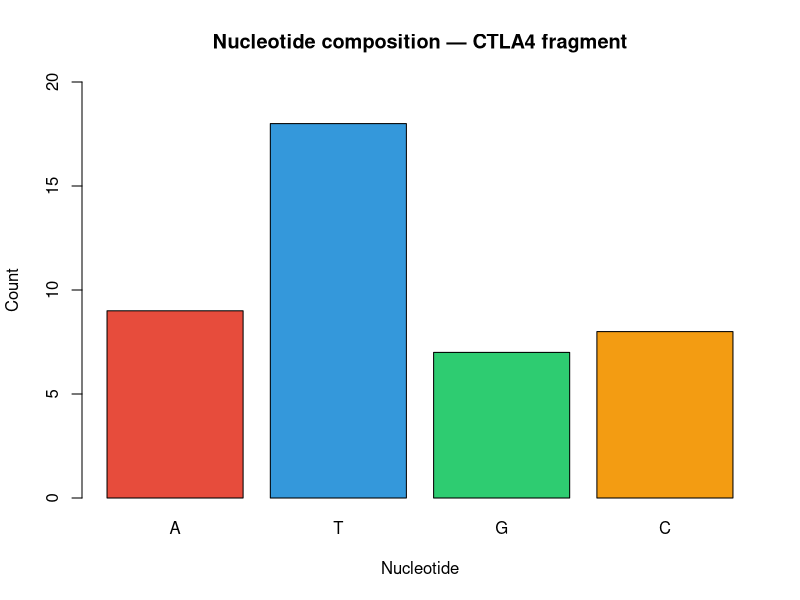
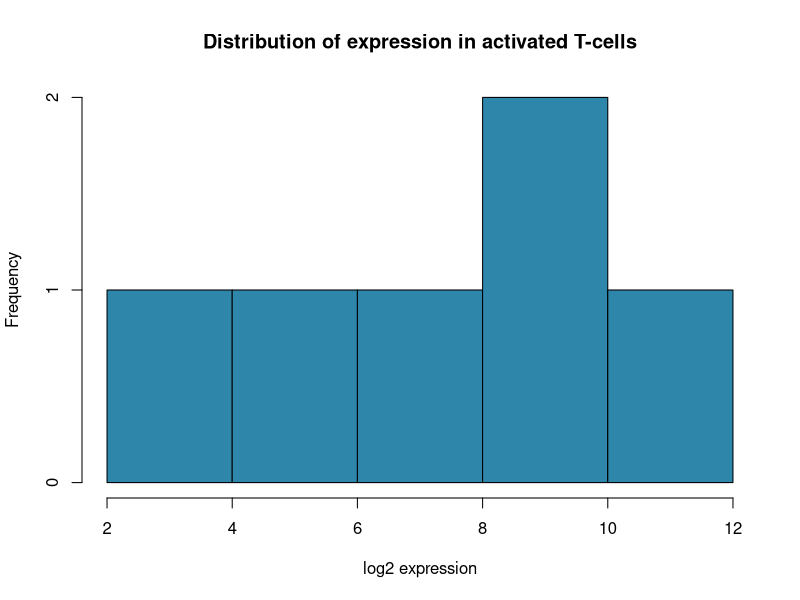
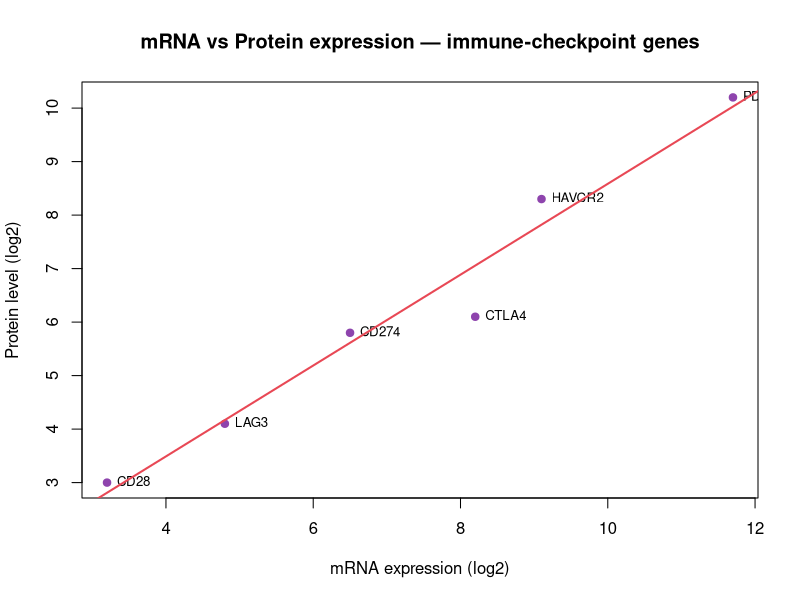
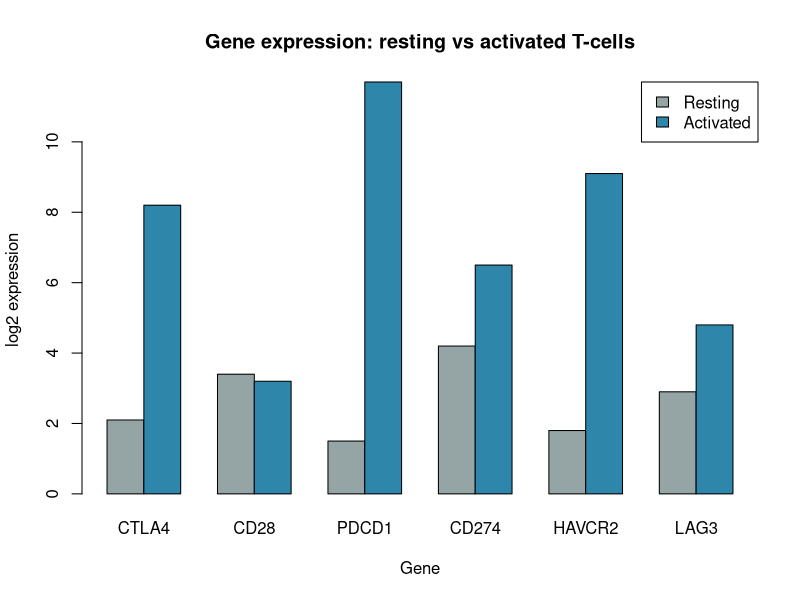

Here is the R script that generated these plots, in order: (Note: this script raises an error after producing the figures.)
# ==============================================================
# Introduction to R & RStudio — Genomics Exercises (CTLA4)
# No packages required — base R only
# Run line by line in RStudio: Ctrl+Enter / Cmd+Enter
# Oct 8, 2026
# ==============================================================


# ──────────────────────────────────────────────────────────────
# PART 1 — R BASICS
# ──────────────────────────────────────────────────────────────

# --- 1.1 The console as a calculator ---

# Number of base pairs in the human genome (approximate)
3200000000

# How many chromosome pairs does a human have?
23 * 2

# Average gene length in base pairs
27000 / 1

# Percentage of the genome that is protein-coding
(20000 * 1500) / 3200000000 * 100

# EXERCISE 1.1: The CTLA4 gene spans ~6,000 bp on chromosome 2.
# The human genome has ~3,200,000,000 bp.
# What percentage of the genome does CTLA4 occupy?
# Write a single R expression.


# --- 1.2 Variables ---

# Store key numbers about CTLA4
gene_name   <- "CTLA4"
chromosome  <- 2
gene_length <- 6000          # base pairs
exon_count  <- 4

# Print a variable — just type its name
gene_name
chromosome

# Or use print() explicitly
print(gene_length)

# EXERCISE 1.2: Create variables for:
#   - mrna_length: 933 nucleotides (CTLA4 coding sequence)
#   - protein_length: 223 amino acids
#   Verify that mrna_length / 3 equals protein_length
#   (account for the stop codon — is it exact? Why or why not?)


# --- 1.3 Data types ---

# numeric — numbers
gc_content <- 0.587           # 58.7% GC in CTLA4 exon 1
class(gc_content)             # "numeric"

# character — text (always in quotes)
sequence <- "ATGCTTCTGCTT"
class(sequence)               # "character"

# logical — TRUE or FALSE
is_oncogene  <- FALSE
is_expressed <- TRUE
class(is_oncogene)            # "logical"

# integer — whole numbers
n_exons <- 4L                 # the L suffix makes it an integer
class(n_exons)                # "integer"

# EXERCISE 1.3: What class is "58.7"? What class is 58.7?
# Are they the same? Use class() to check, then explain why
# the distinction matters when doing arithmetic.


# --- 1.4 Basic string operations ---

seq <- "ATGCTTCTGCTTTTGCTTTTAATGGTCAGTACCTGTAACTAA"

# How many characters (nucleotides)?
nchar(seq)

# Extract a substring: first codon
substring(seq, 1, 3)          # "ATG" — start codon

# Convert to upper or lower case
toupper("atgctt")
tolower(seq)

# Does the sequence contain a stop codon TAA?
grepl("TAA", seq)             # TRUE

# EXERCISE 1.4: Using substring(), extract the last three
# nucleotides of seq (the stop codon).
# Hint: use nchar(seq) to find the last position.


# ──────────────────────────────────────────────────────────────
# PART 2 — VECTORS
# ──────────────────────────────────────────────────────────────

# --- 2.1 Creating vectors ---

# c() combines values into a vector
nucleotides <- c("A", "T", "G", "C")

# Expression levels (log2) for 6 immune genes
expression <- c(8.2, 3.4, 11.7, 6.5, 9.1, 4.8)

# Chromosomes that carry immune-checkpoint genes
checkpoint_chr <- c(2, 9, 10, 1, 3)

# A sequence of positions
positions <- 1:10              # shorthand for c(1,2,3,...,10)


# --- 2.2 Naming a vector ---

gene_expr <- c(8.2, 3.4, 11.7, 6.5, 9.1, 4.8)
names(gene_expr) <- c("CTLA4", "CD28", "PDCD1", "CD274", "HAVCR2", "LAG3")
gene_expr


# --- 2.3 Indexing ---

# By position (1-based in R — NOT 0-based like Python)
gene_expr[1]              # CTLA4:  8.2
gene_expr[3]              # PDCD1: 11.7
gene_expr[c(1, 3, 5)]    # CTLA4, PDCD1, HAVCR2

# By name
gene_expr["CTLA4"]
gene_expr[c("CD28", "LAG3")]

# By logical condition — genes expressed above 7
gene_expr[gene_expr > 7]

# Negative index = exclude
gene_expr[-2]             # everything except CD28

# EXERCISE 2.1: From gene_expr, select only the genes whose
# expression is between 5 and 10. Use a logical condition.


# --- 2.4 Vector arithmetic — nucleotide counts ---

seq   <- "ATGCTTCTGCTTTTGCTTTTAATGGTCAGTACCTGTAACTAA"
bases <- strsplit(seq, "")[[1]]   # character vector of single letters

# Count each nucleotide
n_A <- sum(bases == "A")
n_T <- sum(bases == "T")
n_G <- sum(bases == "G")
n_C <- sum(bases == "C")

counts <- c(A = n_A, T = n_T, G = n_G, C = n_C)
counts

# Total length
sum(counts)     # should equal nchar(seq)

# EXERCISE 2.2:
# 1. Compute the GC content of seq as a fraction: (n_G + n_C) / nchar(seq)
# 2. What is the AT/GC ratio?
# 3. The clinical CTLA4 fragment has a reported GC content of ~45%.
#    Does your result match? What might explain a difference?


# --- 2.5 Useful vector functions ---

length(gene_expr)           # number of elements
sort(gene_expr)             # ascending order
rev(sort(gene_expr))        # descending order
which.max(gene_expr)        # index of maximum
which.min(gene_expr)        # index of minimum
mean(gene_expr)             # mean expression
sd(gene_expr)               # standard deviation

# EXERCISE 2.3: Which gene in gene_expr has the highest expression?
# Use which.max() and then index with the result to print both
# the gene name and the value.


# ──────────────────────────────────────────────────────────────
# PART 3 — CONTROL FLOW
# ──────────────────────────────────────────────────────────────

# --- 3.1 if / else ---

gc <- 0.587   # GC content of our CTLA4 fragment

if (gc > 0.6) {
  cat("High GC — strong promoter activity likely\n")
} else if (gc > 0.4) {
  cat("Moderate GC content\n")
} else {
  cat("Low GC content\n")
}

# EXERCISE 3.1: Write an if / else block that checks whether a
# gene's expression (expr <- 11.7) is:
#   - > 10: print "Highly expressed"
#   - Between 5 and 10: print "Moderately expressed"
#   - <= 5: print "Low expression"


# --- 3.2 for loops — scanning a DNA sequence ---

seq   <- "ATGCTTCTGCTTTTGCTTTTAATGGTCAGTACCTGTAACTAA"
bases <- strsplit(seq, "")[[1]]

# Count G bases with a loop
count_G <- 0

for (base in bases) {
  if (base == "G") {
    count_G <- count_G + 1
  }
}

cat("Number of G bases:", count_G, "\n")

# EXERCISE 3.2: Extend the loop to count ALL FOUR bases
# simultaneously, storing each count in its own variable
# (count_A, count_T, count_G, count_C).
# Print a summary line at the end.


# --- 3.3 Reading codons with a loop ---

seq    <- "ATGCTTCTGCTTTTGCTTTTAATGGTCAGTACCTGTAACTAA"
n      <- nchar(seq)
codons <- c()   # empty vector to collect codons

# seq() with 'by = 3' steps in codon-sized jumps
for (i in seq(1, n - 2, by = 3)) {
  codon  <- substring(seq, i, i + 2)
  codons <- c(codons, codon)
}

print(codons)
cat("Number of codons:", length(codons), "\n")

# EXERCISE 3.3:
# 1. How many codons did you extract? Does the last one equal "TAA"?
# 2. Modify the loop to STOP when it encounters a stop codon
#    (TAA, TAG, or TGA) and print how many coding codons came before it.


# --- 3.4 while loop — scanning for a motif ---

seq   <- "ATGCTTCTGCTTTTGCTTTTAATGGTCAGTACCTGTAACTAA"
bases <- strsplit(seq, "")[[1]]
i     <- 1

while (bases[i] != "T") {
  i <- i + 1
}
cat("First T found at position:", i, "\n")

# EXERCISE 3.4: Using a while loop, find the position of the
# FIRST STOP CODON (TAA) in seq. Print its start position.
# Tip: check substring(seq, i, i+2) at each step.


# ──────────────────────────────────────────────────────────────
# PART 4 — WRITING YOUR OWN FUNCTIONS
# ──────────────────────────────────────────────────────────────

# General pattern:
# my_function <- function(argument1, argument2) {
#   # body — compute something
#   return(result)
# }


# --- 4.1 GC content function ---

gc_content <- function(dna) {
  bases <- strsplit(dna, "")[[1]]
  g     <- sum(bases == "G")
  c_    <- sum(bases == "C")    # c is also a built-in; add _ to avoid clash
  gc    <- (g + c_) / length(bases)
  return(gc)
}

# Test it
gc_content("ATGCTTCTGCTTTTGCTTTTAATGGTCAGTACCTGTAACTAA")
gc_content("GCGCGCGCGC")    # expect 1.0
gc_content("ATATAT")        # expect 0.0

# EXERCISE 4.1: Add a second argument digits = 3 so the function
# returns the GC content rounded to that many decimal places.
# Use round(). Call it with the default and with digits = 1.


# --- 4.2 Complement strand function ---

complement <- function(dna) {
  map         <- c(A = "T", T = "A", G = "C", C = "G")
  bases       <- strsplit(dna, "")[[1]]
  comp        <- map[bases]           # named-vector lookup
  comp_strand <- paste(rev(comp), collapse = "")
  return(comp_strand)
}

complement("ATGCTT")    # "AAGCAT"
complement("ATG")       # "CAT"

# EXERCISE 4.2: Write a function reverse_complement() that returns
# the reverse complement of a DNA string (read 5'→3' on template).
# Test it on our CTLA4 fragment.


# --- 4.3 Codon-to-amino-acid translation ---

codon_table <- c(
  ATG = "Met", CTT = "Leu", CTG = "Leu", TTG = "Leu",
  TTA = "Leu", GTC = "Val", AGT = "Ser", ACC = "Thr",
  TGT = "Cys", AAC = "Asn", TAA = "STOP"
)

translate <- function(dna) {
  n      <- nchar(dna)
  aa_seq <- c()
  for (i in seq(1, n - 2, by = 3)) {
    codon <- substring(dna, i, i + 2)
    aa    <- codon_table[codon]
    if (!is.na(aa) && aa == "STOP") break
    aa_seq <- c(aa_seq, aa)
  }
  return(aa_seq)
}

# Translate our CTLA4 fragment
seq <- "ATGCTTCTGCTTTTGCTTTTAATGGTCAGTACCTGTAACTAA"
translate(seq)

# EXERCISE 4.3:
# 1. How many amino acids does translate() return? Does it match
#    the codon count minus the stop?
# 2. What happens if you pass a sequence containing a codon not
#    in codon_table? Handle it gracefully with an if statement.


# ──────────────────────────────────────────────────────────────
# PART 5 — DATA FRAMES
# ──────────────────────────────────────────────────────────────

# --- 5.1 Building a data frame ---

genes <- data.frame(
  gene       = c("CTLA4", "CD28", "PDCD1", "CD274", "HAVCR2", "LAG3"),
  chromosome = c(2, 2, 2, 9, 2, 12),
  length_bp  = c(6000, 45000, 60000, 30000, 75000, 6500),
  expr_ctrl  = c(2.1, 3.4,  1.5,  4.2,  1.8,  2.9),   # resting T-cells
  expr_act   = c(8.2, 3.2, 11.7,  6.5,  9.1,  4.8),   # activated T-cells
  stringsAsFactors = FALSE
)

genes
nrow(genes)   # 6 genes
ncol(genes)   # 5 columns
dim(genes)    # c(6, 5)
str(genes)    # structure summary


# --- 5.2 Accessing columns and rows ---

# Column by name — returns a vector
genes$gene
genes$expr_act

# Single cell: [row, col]
genes[1, "expr_act"]          # CTLA4 activated expression

# Entire row
genes[1, ]

# Column as vector
genes[ , "chromosome"]


# --- 5.3 Adding a column — fold-change ---

genes$log2FC <- log2(genes$expr_act / genes$expr_ctrl)
round(genes$log2FC, 2)

# EXERCISE 5.1: Add a column 'upregulated' (logical) that is TRUE
# when log2FC > 1 (i.e., more than 2-fold up).
# How many genes are upregulated?


# --- 5.4 Filtering rows ---

# Genes on chromosome 2
genes[genes$chromosome == 2, ]

# Highly expressed in activated T-cells
genes[genes$expr_act > 7, ]

# Both conditions at once
genes[genes$chromosome == 2 & genes$expr_act > 5, ]

# EXERCISE 5.2: Filter the data frame to show only genes that are
# BOTH upregulated (log2FC > 1) AND on chromosome 2.


# --- 5.5 Sorting ---

# Sort by log2FC descending — most upregulated first
ordered_idx <- order(genes$log2FC, decreasing = TRUE)
genes[ordered_idx, ]

# EXERCISE 5.3: Sort the data frame by length_bp (shortest first).
# Which gene is shortest? Which is longest?


# --- 5.6 Summary statistics ---

mean(genes$log2FC)          # average fold-change
median(genes$expr_act)      # median activated expression
summary(genes)              # quick overview of every column

# EXERCISE 5.4: Using only base R (no packages), compute the mean
# expression in both conditions and print a sentence saying whether,
# on average, genes are more expressed in activated or resting T-cells.


# ──────────────────────────────────────────────────────────────
# PART 6 — BASE-R VISUALISATION
# ──────────────────────────────────────────────────────────────
# Plots appear in the Plots pane (bottom-right in RStudio)

# --- 6.1 Barplot — nucleotide counts ---

seq   <- "ATGCTTCTGCTTTTGCTTTTAATGGTCAGTACCTGTAACTAA"
bases <- strsplit(seq, "")[[1]]
counts <- c(
  A = sum(bases == "A"),
  T = sum(bases == "T"),
  G = sum(bases == "G"),
  C = sum(bases == "C")
)

barplot(
  counts,
  col    = c("#E74C3C", "#3498DB", "#2ECC71", "#F39C12"),
  main   = "Nucleotide composition — CTLA4 fragment",
  ylab   = "Count",
  xlab   = "Nucleotide",
  ylim   = c(0, max(counts) + 2)
)

# EXERCISE 6.1: Add a horizontal reference line (abline(h = ...))
# at the mean nucleotide count. Use mean(counts) and colour it "grey40".


# --- 6.2 Histogram — expression distribution ---

genes <- data.frame(
  gene      = c("CTLA4", "CD28", "PDCD1", "CD274", "HAVCR2", "LAG3"),
  expr_ctrl = c(2.1, 3.4, 1.5, 4.2, 1.8, 2.9),
  expr_act  = c(8.2, 3.2, 11.7, 6.5, 9.1, 4.8),
  stringsAsFactors = FALSE
)

hist(
  genes$expr_act,
  breaks = 5,
  col    = "#2E86AB",
  main   = "Distribution of expression in activated T-cells",
  xlab   = "log2 expression",
  ylab   = "Frequency"
)

# EXERCISE 6.2: Overlay a vertical line (abline(v = ...)) at
# log2FC = 1 to mark the upregulation threshold.
# Make it red and dashed (lty = 2).


# --- 6.3 Scatter plot — mRNA vs protein (central dogma check) ---

protein_levels <- c(6.1, 3.0, 10.2, 5.8, 8.3, 4.1)

plot(
  x    = genes$expr_act,
  y    = protein_levels,
  pch  = 19,
  col  = "#8E44AD",
  main = "mRNA vs Protein expression — immune-checkpoint genes",
  xlab = "mRNA expression (log2)",
  ylab = "Protein level (log2)"
)

text(
  x      = genes$expr_act,
  y      = protein_levels,
  labels = genes$gene,
  pos    = 4,
  cex    = 0.8
)

# Fit and draw a regression line
fit <- lm(protein_levels ~ genes$expr_act)
abline(fit, col = "#E84855", lwd = 2)

# EXERCISE 6.3:
# 1. Is the relationship between mRNA and protein levels positive or negative?
# 2. Which gene deviates most from the regression line? Biological explanation?
# 3. Compute: cor(genes$expr_act, protein_levels) — interpret the value.


# --- 6.4 Side-by-side comparison — resting vs activated ---

expr_matrix <- rbind(genes$expr_ctrl, genes$expr_act)
colnames(expr_matrix) <- genes$gene

barplot(
  expr_matrix,
  beside      = TRUE,
  col         = c("#95A5A6", "#2E86AB"),
  legend.text = c("Resting", "Activated"),
  args.legend = list(x = "topright"),
  main        = "Gene expression: resting vs activated T-cells",
  ylab        = "log2 expression",
  xlab        = "Gene"
)

# EXERCISE 6.4: Looking at the barplot, which gene shows the
# largest visual change between conditions?
# Calculate its log2FC to confirm.


# ──────────────────────────────────────────────────────────────
# ANSWER KEY
# ──────────────────────────────────────────────────────────────

## Exercise 1.1
6000 / 3200000000 * 100   # ≈ 0.0001875 %

## Exercise 1.2
mrna_length    <- 933
protein_length <- 223
mrna_length / 3
# 311 — the mRNA includes 5'UTR + coding + 3'UTR
# 224 codons (223 aa + 1 stop) × 3 = 672 nt coding region only
# so mrna_length / 3 ≠ protein_length — good teaching point!

## Exercise 1.3
class("58.7")   # "character"
class(58.7)     # "numeric"
# "58.7" is text — "58.7" + 1 throws an error

## Exercise 1.4
seq <- "ATGCTTCTGCTTTTGCTTTTAATGGTCAGTACCTGTAACTAA"
end <- nchar(seq)
substring(seq, end - 2, end)   # "TAA"

## Exercise 2.1
gene_expr <- c(CTLA4=8.2, CD28=3.4, PDCD1=11.7, CD274=6.5, HAVCR2=9.1, LAG3=4.8)
gene_expr[gene_expr >= 5 & gene_expr <= 10]

## Exercise 2.2
seq   <- "ATGCTTCTGCTTTTGCTTTTAATGGTCAGTACCTGTAACTAA"
bases <- strsplit(seq, "")[[1]]
n_G <- sum(bases == "G"); n_C <- sum(bases == "C")
n_A <- sum(bases == "A"); n_T <- sum(bases == "T")
gc_frac <- (n_G + n_C) / nchar(seq)
at_gc   <- (n_A + n_T) / (n_G + n_C)

## Exercise 2.3
gene_expr[which.max(gene_expr)]   # PDCD1 : 11.7

## Exercise 3.1
expr <- 11.7
if (expr > 10) {
  cat("Highly expressed\n")
} else if (expr > 5) {
  cat("Moderately expressed\n")
} else {
  cat("Low expression\n")
}

## Exercise 3.2
seq   <- "ATGCTTCTGCTTTTGCTTTTAATGGTCAGTACCTGTAACTAA"
bases <- strsplit(seq, "")[[1]]
count_A <- count_T <- count_G <- count_C <- 0
for (base in bases) {
  if      (base == "A") count_A <- count_A + 1
  else if (base == "T") count_T <- count_T + 1
  else if (base == "G") count_G <- count_G + 1
  else if (base == "C") count_C <- count_C + 1
}
cat("A:", count_A, " T:", count_T, " G:", count_G, " C:", count_C, "\n")

## Exercise 3.3
stop_codons  <- c("TAA", "TAG", "TGA")
coding_count <- 0
for (i in seq(1, nchar(seq) - 2, by = 3)) {
  codon <- substring(seq, i, i + 2)
  if (codon %in% stop_codons) break
  coding_count <- coding_count + 1
}
cat("Coding codons before stop:", coding_count, "\n")

## Exercise 3.4
seq <- "ATGCTTCTGCTTTTGCTTTTAATGGTCAGTACCTGTAACTAA"
i   <- 1
while (i <= nchar(seq) - 2) {
  if (substring(seq, i, i + 2) == "TAA") {
    cat("First TAA stop codon at position:", i, "\n")
    break
  }
  i <- i + 1
}

## Exercise 4.1
gc_content <- function(dna, digits = 3) {
  bases <- strsplit(dna, "")[[1]]
  gc    <- (sum(bases == "G") + sum(bases == "C")) / length(bases)
  return(round(gc, digits))
}
gc_content("ATGCTTCTGCTTTTGCTTTTAATGGTCAGTACCTGTAACTAA")
gc_content("ATGCTTCTGCTTTTGCTTTTAATGGTCAGTACCTGTAACTAA", digits = 1)

## Exercise 4.2
reverse_complement <- function(dna) {
  map   <- c(A = "T", T = "A", G = "C", C = "G")
  bases <- strsplit(dna, "")[[1]]
  rc    <- paste(rev(map[bases]), collapse = "")
  return(rc)
}
reverse_complement("ATGCTTCTGCTTTTGCTTTTAATGGTCAGTACCTGTAACTAA")

## Exercise 4.3
codon_table <- c(ATG="Met", CTT="Leu", CTG="Leu", TTG="Leu",
                 TTA="Leu", GTC="Val", AGT="Ser", ACC="Thr",
                 TGT="Cys", AAC="Asn", TAA="STOP")
translate <- function(dna) {
  n <- nchar(dna); aa_seq <- c()
  for (i in seq(1, n - 2, by = 3)) {
    codon <- substring(dna, i, i + 2)
    if (!codon %in% names(codon_table)) {
      aa_seq <- c(aa_seq, paste0("[", codon, "?]")); next
    }
    aa <- codon_table[codon]
    if (aa == "STOP") break
    aa_seq <- c(aa_seq, aa)
  }
  return(aa_seq)
}

## Exercise 5.1
genes$log2FC      <- log2(genes$expr_act / genes$expr_ctrl)
genes$upregulated <- genes$log2FC > 1
sum(genes$upregulated)   # 3 genes

## Exercise 5.2
genes[genes$upregulated & genes$chromosome == 2, ]

## Exercise 5.3
genes[order(genes$length_bp), ]
# CTLA4 (6000 bp) shortest; HAVCR2 (75000 bp) longest

## Exercise 5.4
m_ctrl <- mean(genes$expr_ctrl)
m_act  <- mean(genes$expr_act)
if (m_act > m_ctrl) {
  cat("On average, genes are more expressed in activated T-cells (",
      round(m_act, 2), "vs", round(m_ctrl, 2), ")\n")
} else {
  cat("On average, genes are more expressed in resting T-cells\n")
}

## Exercise 6.1
barplot(counts, col = c("#E74C3C","#3498DB","#2ECC71","#F39C12"),
        main = "Nucleotide composition — CTLA4 fragment",
        ylab = "Count", xlab = "Nucleotide", ylim = c(0, max(counts)+2))
abline(h = mean(counts), col = "grey40", lwd = 2)

## Exercise 6.2
hist(genes$expr_act, breaks = 5, col = "#2E86AB",
     main = "Expression in activated T-cells", xlab = "log2 expression")
abline(v = mean(genes$expr_ctrl) + 1, col = "red", lty = 2, lwd = 2)

## Exercise 6.3
# 1. Relationship is positive — higher mRNA → higher protein generally
# 2. PDCD1 deviates most — post-transcriptional regulation (miRNA, stability)
cor(genes$expr_act, protein_levels)   # ~0.97 — strong positive correlation

## Exercise 6.4
# CTLA4 shows the largest visual change
log2(genes$expr_act[1] / genes$expr_ctrl[1])  # ~1.97 — nearly 4-fold up
